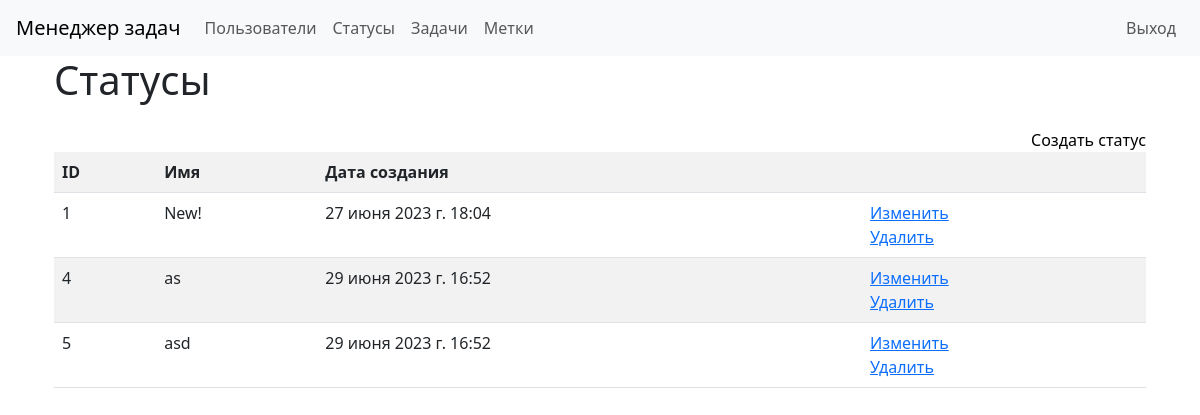
/statuses/ (signed in), run on an earlier commit of the app's database.
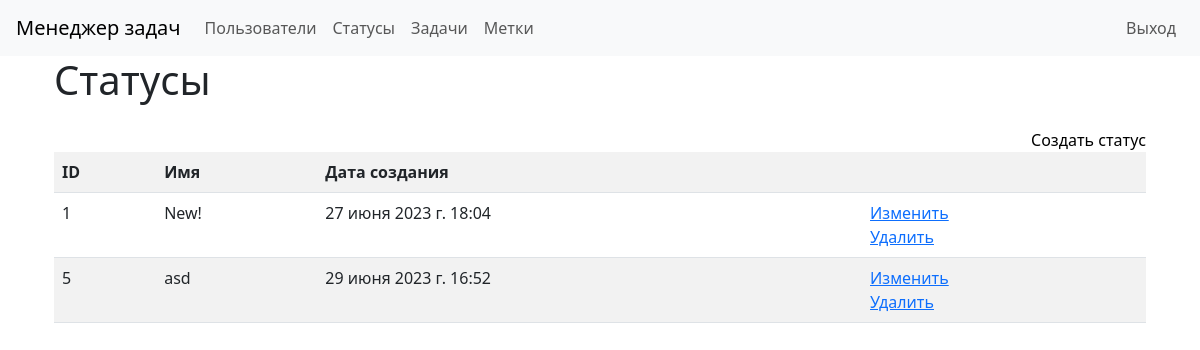
And on a later commit of the database.
### task_manager/statuses/models.py (models this page shows)
class StatusModel(models.Model):
    name = models.CharField(
        max_length=100, unique=True,
        error_messages={'unique': "Это имя уже существует."})
    timestamp = models.DateTimeField(auto_now_add=True)
    def __str__(self):
        return self.name

### task_manager/statuses/views.py (the view)
# urls.py: path('', views.StatusesView.as_view(),
class StatusesView(CheckAuthentication, View):
    template_name = 'statuses/index.html'
    def get(self, request, *args, **kwargs):
        statuses = StatusModel.objects.all()
        return render(request, self.template_name, {'statuses': statuses})

### task_manager/utils.py (called while the page is built)
    def dispatch(self, request, *args, **kwargs):
        if not request.user.is_authenticated:
            messages.success(request,
                             _('You are not authorized! Please sign in.'),
                             extra_tags="alert-danger")
        return super().dispatch(request, *args, **kwargs)

### task_manager/statuses/templates/statuses/index.html
{% extends "base.html" %}
{% load i18n %}
{% block main %}
<div class="container wrapper flex-grow-1">
    <h1 class="mb-4">{% trans "Statuses" %}</h1>
    <a class="d-flex justify-content-end text-black text-decoration-none" href="{% url 'create_status' %}">{% trans "Create status" %}</a>
    <table class="table table-striped">
        <tr>
            <th>ID</th>
            <th>{% trans "Name" %}</th>
            <th>{% trans "Create at" %}</th>
            <th></th>
        </tr>
        {% for status in statuses %}
        <tr>
            <td>{{ status.id }}</td>
            <td>{{ status }}</td>
            <td>{{ status.timestamp }}</td>
            <td><a href="{% url 'update_status' pk=status.id %}">{% trans 'Update' %}</a><br>
                <a href="{% url 'delete_status' pk=status.id %}">{% trans "Delete" %}</a></td>
        </tr>
        {% endfor %}
    </table>
</div>
{% endblock %}

What changed in the data, as far as the page shows it:
removed StatusModel: id "4", name "as", timestamp "29 июня 2023 г. 16:52"
